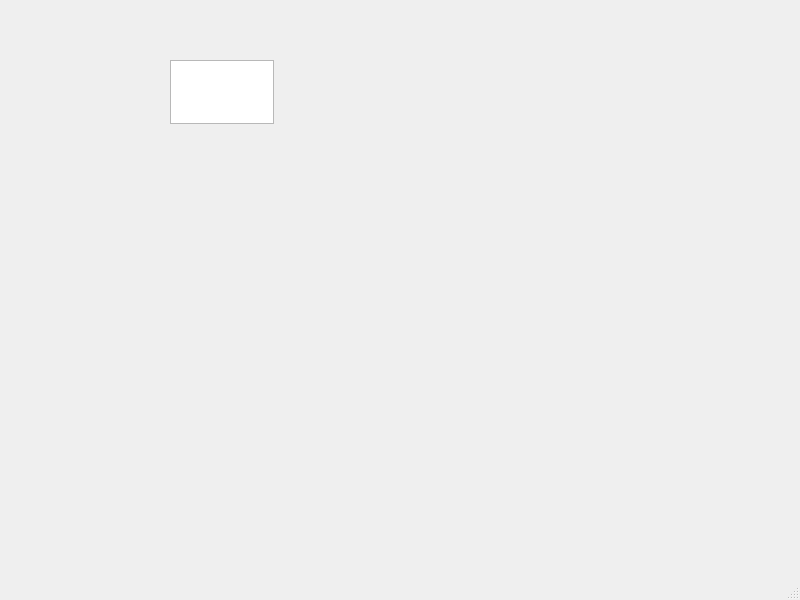
<?xml version="1.0" encoding="UTF-8"?>
<ui version="4.0">
 <class>MainWindow</class>
 <widget class="QMainWindow" name="MainWindow">
  <property name="geometry">
   <rect>
    <x>0</x>
    <y>0</y>
    <width>800</width>
    <height>600</height>
   </rect>
  </property>
  <property name="windowTitle">
   <string>MainWindow</string>
  </property>
  <widget class="QWidget" name="centralwidget">
   <widget class="QTextEdit" name="textEdit">
    <property name="geometry">
     <rect>
      <x>170</x>
      <y>60</y>
      <width>104</width>
      <height>64</height>
     </rect>
    </property>
   </widget>
  </widget>
  <widget class="QMenuBar" name="menubar">
   <property name="geometry">
    <rect>
     <x>0</x>
     <y>0</y>
     <width>800</width>
     <height>17</height>
    </rect>
   </property>
  </widget>
  <widget class="QStatusBar" name="statusbar"/>
 </widget>
 <resources/>
 <connections/>
</ui>
